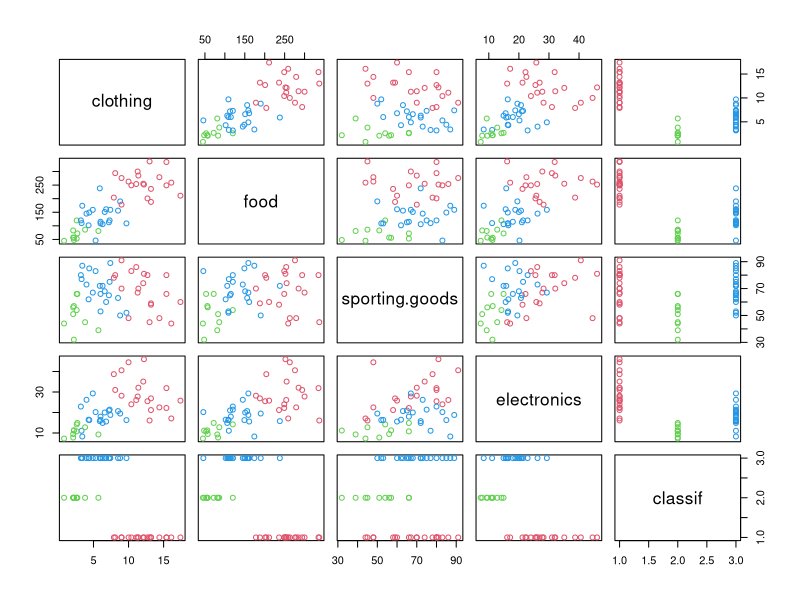
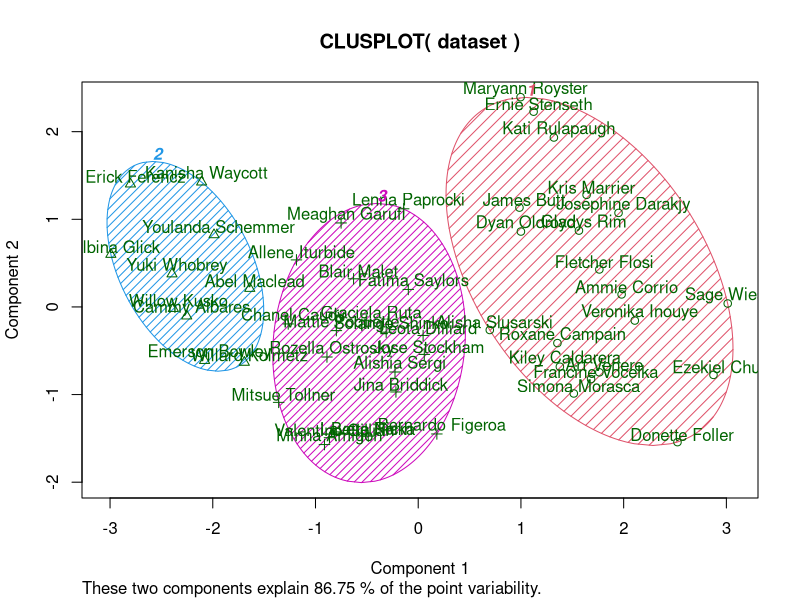

Source code (R) for these figures, in order:
library(mclust)
library(cluster)

# Load data
dataset = read.csv("purchases.csv", row.names=1)

# Build latent cluster model and show results
fit <- Mclust(dataset)
print(fit$BIC) # Show the fit summary
classif <- fit$classification # The segment classification vector - class of each person
fitdata <- cbind(dataset, classif=classif) # Add the classes to the data as a new column

# Display cluster plot based on two latent components and show cross-var plots
plot(fitdata, col=1+fitdata$classif)
dev.new()
clusplot(dataset, fitdata$classif, color=TRUE, shade=TRUE, labels=2, lines=0)
